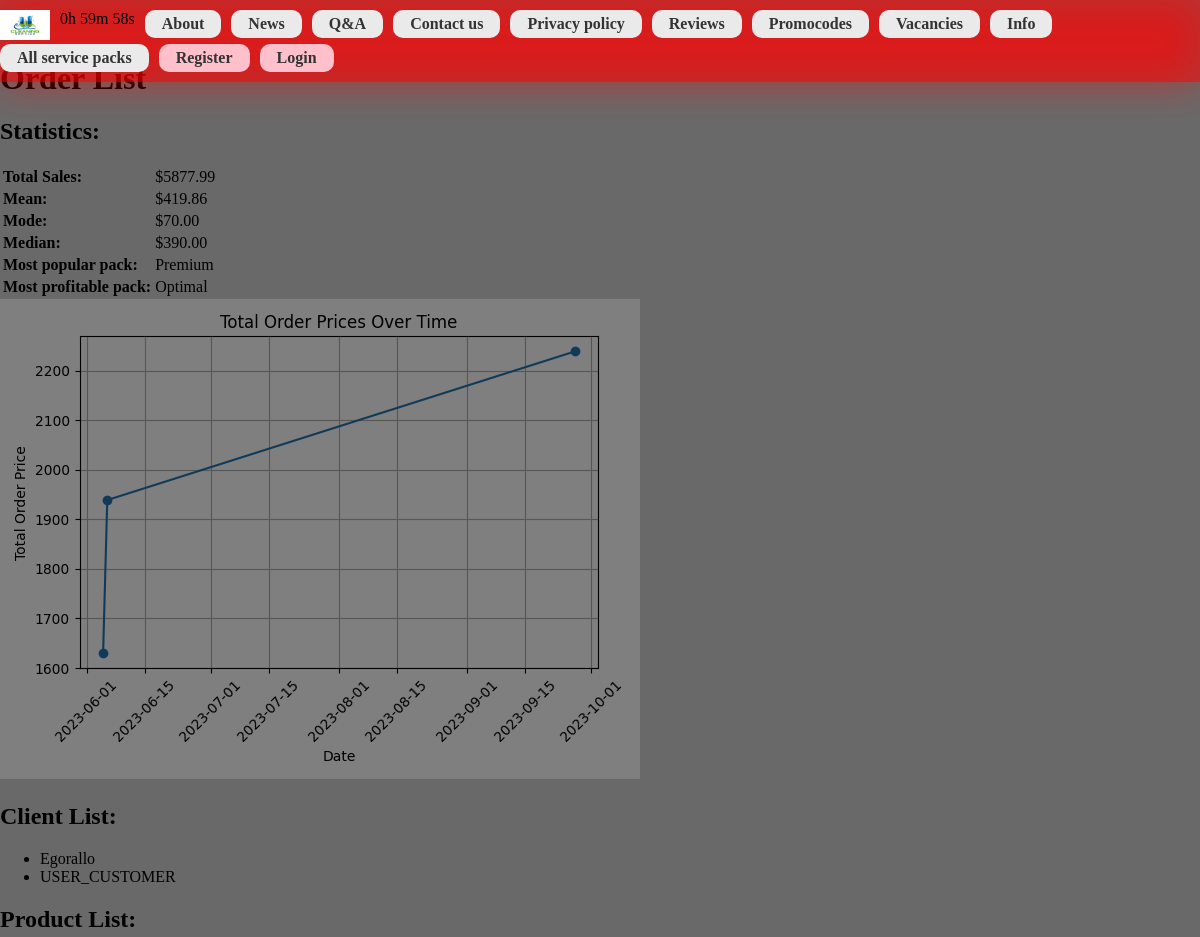
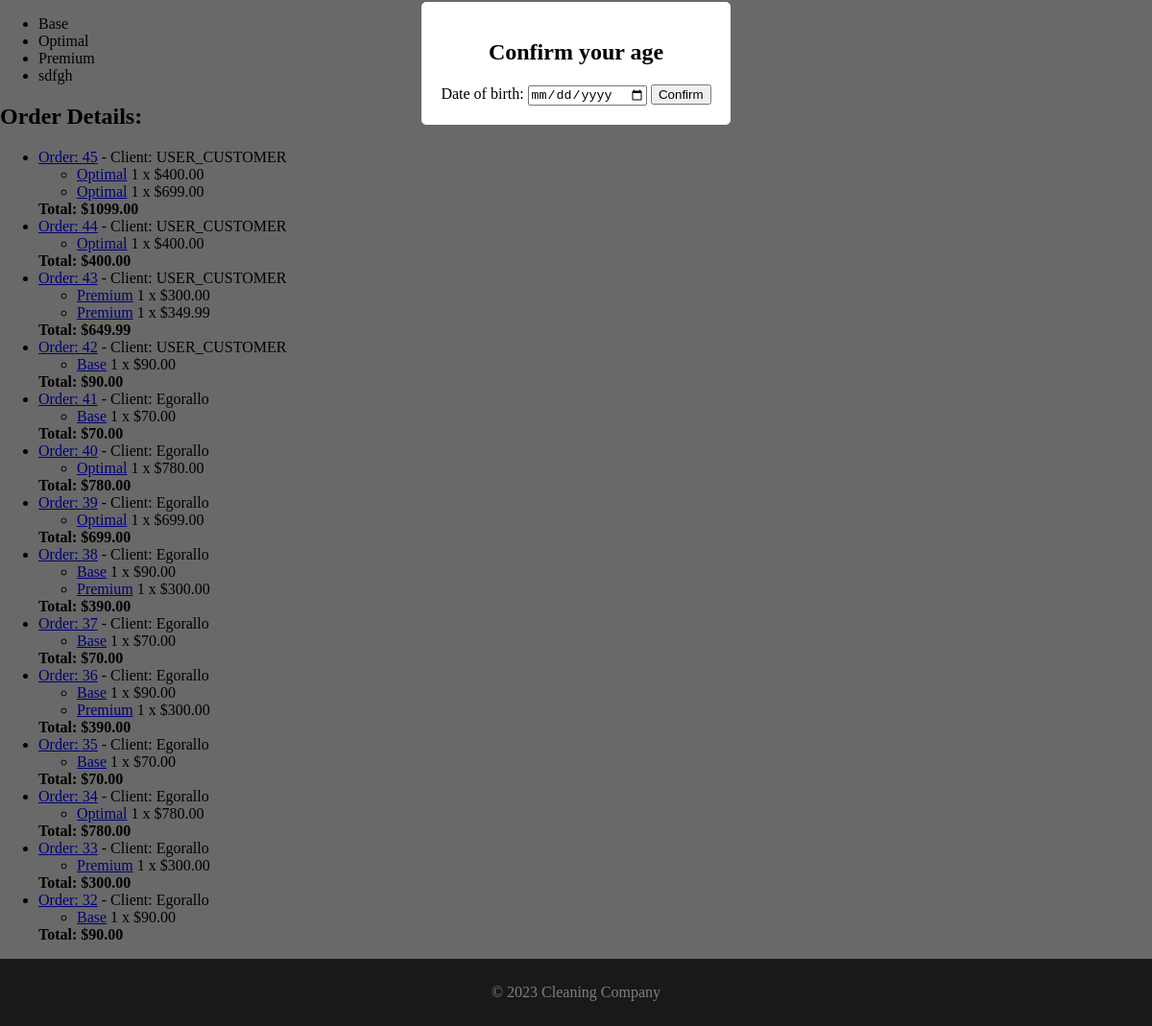
Page /order/orders/ on the committed database (2 pictures, top to bottom).
### cleaning/models.py (models this page shows, shortened)
class ServicePack(models.Model):
    naming = models.CharField(max_length=200, help_text="Enter the service pack naming")
    service = models.ManyToManyField(Service, help_text='Select a service for this service pack')
    purchase_count = models.PositiveIntegerField(default=0)
    def get_absolute_url(self):
        return reverse('servicepack-detail', args=[str(self.id)])
    def display_service(self):
        return ', '.join(service.name for service in self.service.all()[:3])
    display_service.short_description = 'Service'

class ServicePackInstance(models.Model):
    id = models.UUIDField(primary_key=True, default=uuid.uuid4, help_text="Unique ID for particular Service Pack")
    service_pack = models.ForeignKey('ServicePack', on_delete=models.SET_NULL, null=True)
    price = models.DecimalField(max_digits=10, decimal_places=2, default='0.00')
    date_created = models.DateField(null=True, blank=True)
    purchase_count = models.PositiveIntegerField(default=0)
    AVAILABLE_STATUS = (
        ('a', 'Available'),
        ('o', 'Out of stock'),
        ('c', 'Coming soon')
    )
    status = models.CharField(
        max_length=1,
        choices=AVAILABLE_STATUS,
        blank=True,
        default='a',
        help_text='Service pack availability'
    )
    class Meta:
        ordering = ['price']

### order/models.py (models this page shows, shortened)
class Order(models.Model):
    client = models.CharField(max_length=100, help_text="Enter the name of the client")
    created = models.DateTimeField(auto_now_add=True)
    class Meta:
        ordering = ('-created',)
        verbose_name = 'Order'
        verbose_name_plural = 'Orders'
    def get_total_cost(self):
        return sum(item.get_cost() for item in self.items.all())

class OrderItem(models.Model):
    order = models.ForeignKey(Order, related_name='items', on_delete=models.CASCADE)
    servicepackinstance = models.ForeignKey(ServicePackInstance, related_name='order_items', on_delete=models.CASCADE, null=True)
    price = models.DecimalField(max_digits=10, decimal_places=2)
    quantity = models.PositiveIntegerField(default=1)
    def get_cost(self):
        return self.price * self.quantity

### order/views.py (the view)
# urls.py: path('orders/', views.OrderListView.as_view(), name='orders'),
class OrderListView(generic.ListView):
    model = Order
    template_name = 'order/order_list.html'
    orderitem_subquery = OrderItem.objects.filter(order_id=OuterRef('id')).values('order_id').annotate(
        total_price=Sum(F('price'))
    ).values('total_price')
    result = Order.objects.annotate(day=TruncDate('created')).values('day').annotate(
        order_count=Count('id'),
        total_order_price=Subquery(orderitem_subquery, output_field=models.DecimalField())
    ).order_by('day')
    grouped_dates = {}
    grouped_order_counts = {}
    grouped_total_order_prices = {}
    for item in result:
        day = item['day']
        order_count = item['order_count']
        total_order_price = item['total_order_price']
        if day in grouped_dates:
            grouped_order_counts[day] += order_count
            grouped_total_order_prices[day] += total_order_price
        else:
            grouped_dates[day] = day
            grouped_order_counts[day] = order_count
            grouped_total_order_prices[day] = total_order_price
    for day, order_count in grouped_order_counts.items():
        total_order_price = grouped_total_order_prices[day]
        print(f"Day: {day}, Order Count: {order_count}, Total Order Price: {total_order_price}")
    dates = list(grouped_dates.keys())
    total_order_prices = list(grouped_total_order_prices.values())
    matplotlib.pyplot.switch_backend('Agg')
    plt.plot(dates, total_order_prices, marker='o', linestyle='-')
    plt.xlabel('Date')
    plt.ylabel('Total Order Price')
    plt.title('Total Order Prices Over Time')
    plt.xticks(rotation=45)
    plt.tight_layout()
    plt.grid(True)
    plt.savefig('order/static/order/images/plot.png', format='png')
    def get_context_data(self, **kwargs):
        context = super().get_context_data(**kwargs)
        client_list = Order.objects.order_by('client').values_list('client', flat=True).distinct()
        product_list = ServicePack.objects.order_by('naming')
        total_sales = 0
        sales_list = []
        item_list = []
        order_list = self.get_queryset()
        for order in order_list:
            total_sales += order.get_total_cost()
            sales_list.append(order.get_total_cost())
            item_list.extend([item.servicepackinstance for item in order.items.all() if item.servicepackinstance])
        sales_mean = round(mean(sales_list), 2) if sales_list else 0
        sales_mode = mode(sales_list) if sales_list else 0
        sales_median = median(sales_list) if sales_list else 0
        item_count = Counter(item_list)
        popular_item = item_count.most_common(1)[0][0].service_pack.naming if item_count else None
        item_profit_dict = {}
        for order in order_list:
            for item in order.items.all():
                if item.servicepackinstance:
                    profit = (item.price - item.servicepackinstance.price) * item.quantity
                    if item.servicepackinstance not in item_profit_dict:
                        item_profit_dict[item.servicepackinstance] = profit
                    else:
                        item_profit_dict[item.servicepackinstance] += profit
        item_with_most_profit = max(item_profit_dict, key=lambda item: item_profit_dict[
            item]).service_pack.naming if item_profit_dict else None
        context['client_list'] = client_list
        context['product_list'] = product_list
        context['total_sales'] = total_sales
        context['sales_mean'] = sales_mean
        context['sales_mode'] = sales_mode
        context['sales_median'] = sales_median
        context['popular_item'] = popular_item
        context['item_with_most_profit'] = item_with_most_profit
        return context

### order/templates/order/order_list.html
{% extends "base_generic.html" %}
{% load static %}
{% block content %}
    <h1>Order List</h1>
    <h2>Statistics:</h2>
  <table>
    <tr>
        <td><strong>Total Sales:</strong></td>
        <td>${{ total_sales }}</td>
    </tr>
    <tr>
        <td><strong>Mean:</strong></td>
        <td>${{ sales_mean }}</td>
    </tr>
    <tr>
        <td><strong>Mode:</strong></td>
        <td>${{ sales_mode }}</td>
    </tr>
    <tr>
        <td><strong>Median:</strong></td>
        <td>${{ sales_median }}</td>
    </tr>
    <tr>
        <td><strong>Most popular pack:</strong></td>
        <td>{{ popular_item }}</td>
    </tr>
    <tr>
        <td><strong>Most profitable pack:</strong></td>
        <td>{{ item_with_most_profit }}</td>
    </tr>
</table>
    <section>
        <img src="{% static 'order/images/plot.png' %} " alt="graph">
    </section>
    <h2>Client List:</h2>
    {% if client_list %}
        <ul>
            {% for client in client_list %}
                <li>{{ client }}</li>
            {% empty %}
                <li>No clients found.</li>
            {% endfor %}
        </ul>
    {% else %}
        <p>There are no clients.</p>
    {% endif %}
    <h2>Product List:</h2>
    {% if product_list %}
        <ul>
            {% for product in product_list %}
                <li>{{ product.naming }}</li>
            {% empty %}
                <li>No products found.</li>
            {% endfor %}
        </ul>
    {% else %}
        <p>There are no products.</p>
    {% endif %}
    <h2>Order Details:</h2>
    {% if order_list %}
        <ul>
            {% for order in order_list %}
                <li>
                    <a href="{% url 'order:order-detail' order.id %}">Order: {{ order.id }}</a> - Client: {{ order.client }}
                    <ul>
                        {% for item in order.items.all %}
                            <li>
                                <a href="{{ item.servicepackinstance.service_pack.get_absolute_url }}">{{ item.servicepackinstance.service_pack.naming }}</a>
                                <a>{{ item.quantity }} x </a>
                                <a>${{ item.price }}</a>
                            </li>
                        {% empty %}
                            <li>No service packs selected.</li>
                        {% endfor %}
                    </ul>
                    <a style="font-weight: bold">Total: ${{ order.get_total_cost }} </a>
                </li>
            {% empty %}
                <li>No orders found.</li>
            {% endfor %}
        </ul>
    {% else %}
        <p>There are no orders.</p>
    {% endif %}
{% endblock %}

### cleaning/static/cleaning/css/styles.css (style rules this page uses)
body { display: flex; flex-direction: column; min-height: 100vh; margin: 0; background-color: #d3d3d3; }

### cleaning/static/cleaning/css/age.css (style rules this page uses)
body.modal-open { overflow: hidden; }

### rows in the picture
ServicePack: naming "Premium"
ServicePack: naming "Optimal"
ServicePack: naming "Base"
ServicePack: naming "sdfgh"
Order: id "45", client "USER_CUSTOMER", get_total_cost "1099.00"
OrderItem: servicepackinstance.service_pack.naming "Optimal", quantity "1", price "400.00"
OrderItem: servicepackinstance.service_pack.naming "Optimal", quantity "1", price "699.00"
Order: id "44", client "USER_CUSTOMER", get_total_cost "400.00"
OrderItem: servicepackinstance.service_pack.naming "Optimal", quantity "1", price "400.00"
Order: id "43", client "USER_CUSTOMER", get_total_cost "649.99"
OrderItem: servicepackinstance.service_pack.naming "Premium", quantity "1", price "300.00"
OrderItem: servicepackinstance.service_pack.naming "Premium", quantity "1", price "349.99"
Order: id "42", client "USER_CUSTOMER", get_total_cost "90.00"
OrderItem: servicepackinstance.service_pack.naming "Base", quantity "1", price "90.00"
Order: id "41", client "Egorallo", get_total_cost "70.00"
OrderItem: servicepackinstance.service_pack.naming "Base", quantity "1", price "70.00"
Order: id "40", client "Egorallo", get_total_cost "780.00"
OrderItem: servicepackinstance.service_pack.naming "Optimal", quantity "1", price "780.00"
Order: id "39", client "Egorallo", get_total_cost "699.00"
OrderItem: servicepackinstance.service_pack.naming "Optimal", quantity "1", price "699.00"
Order: id "38", client "Egorallo", get_total_cost "390.00"
OrderItem: servicepackinstance.service_pack.naming "Base", quantity "1", price "90.00"
OrderItem: servicepackinstance.service_pack.naming "Premium", quantity "1", price "300.00"
Order: id "37", client "Egorallo", get_total_cost "70.00"
OrderItem: servicepackinstance.service_pack.naming "Base", quantity "1", price "70.00"
Order: id "36", client "Egorallo", get_total_cost "390.00"
OrderItem: servicepackinstance.service_pack.naming "Base", quantity "1", price "90.00"
OrderItem: servicepackinstance.service_pack.naming "Premium", quantity "1", price "300.00"
Order: id "35", client "Egorallo", get_total_cost "70.00"
OrderItem: servicepackinstance.service_pack.naming "Base", quantity "1", price "70.00"
Order: id "34", client "Egorallo", get_total_cost "780.00"
OrderItem: servicepackinstance.service_pack.naming "Optimal", quantity "1", price "780.00"
Order: id "33", client "Egorallo", get_total_cost "300.00"
OrderItem: servicepackinstance.service_pack.naming "Premium", quantity "1", price "300.00"
Order: id "32", client "Egorallo", get_total_cost "90.00"
OrderItem: servicepackinstance.service_pack.naming "Base", quantity "1", price "90.00"

### other values in the picture
{{ total_sales }} "5877.99"
{{ sales_mean }} "419.86"
{{ sales_mode }} "70.00"
{{ sales_median }} "390.00"
{{ client }} "Egorallo" "USER_CUSTOMER"
